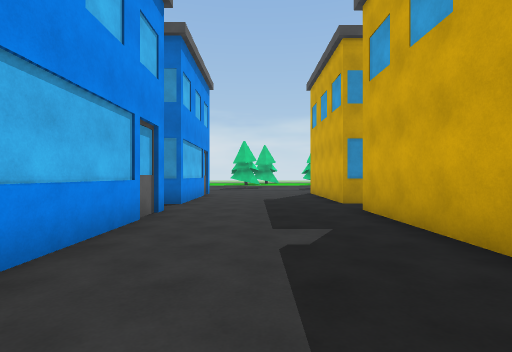
View 1 (above)

24 first-person views from a walk through a 3-D level made in the Unity game engine. The camera is 1.4 m above the floor, looks level and sees 85° across. The floor is counted in squares, 1.94 m on a side. Each view is taken from the middle of a square. On the plan, view 1 faces up. The plan holds only what a view shows up to about 10 squares ahead; the rest is blank. The place goes on beyond the plan. The player character is not drawn. Surface patterns are stand-ins for the level's own textures.

View 2
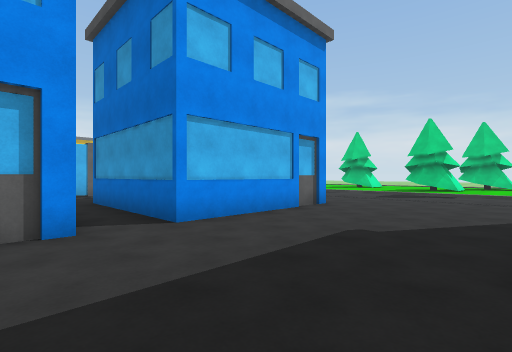

View 3
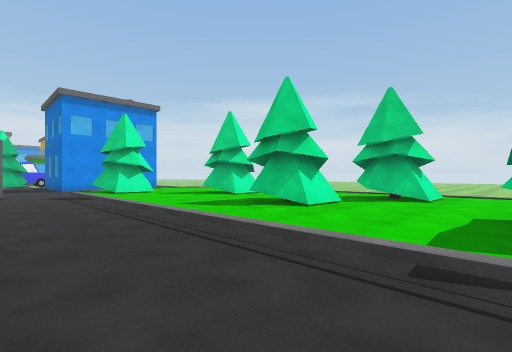

View 4
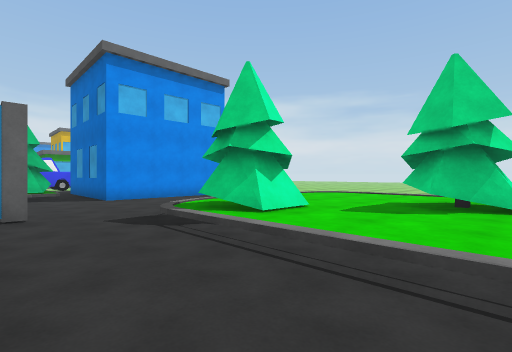

View 5
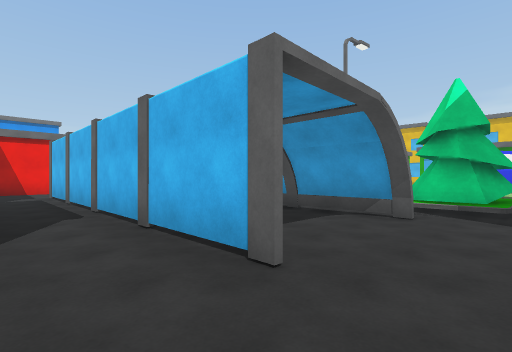

View 6
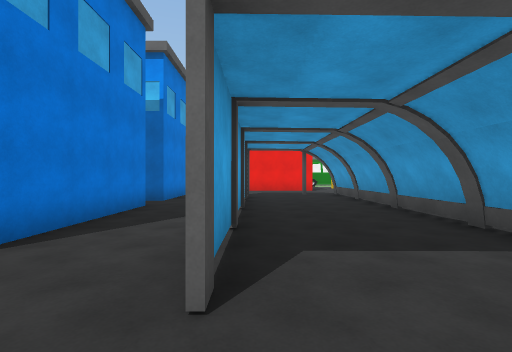

View 7
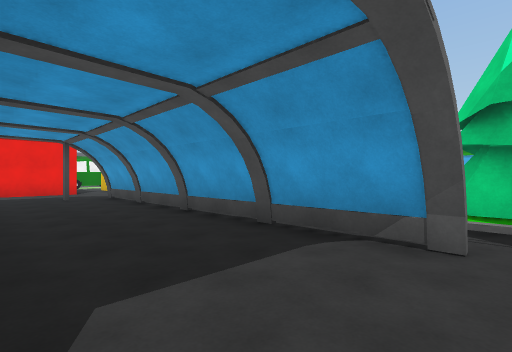

View 8
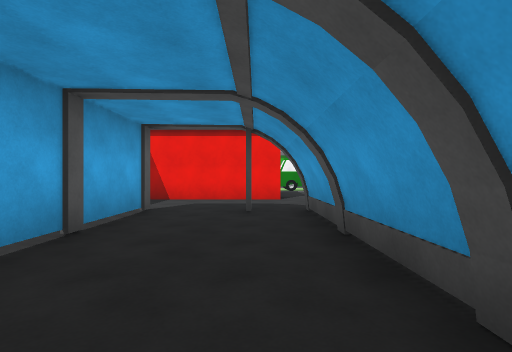

View 9
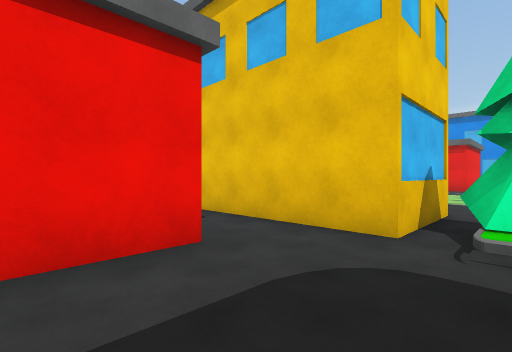

View 10
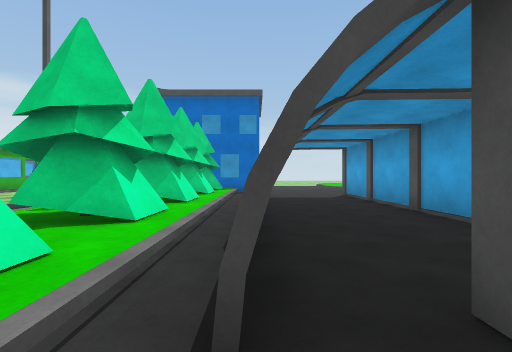

View 11
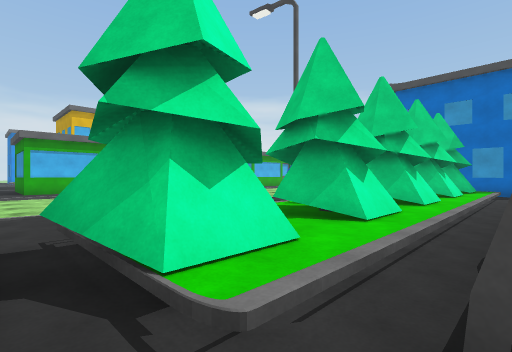

View 12
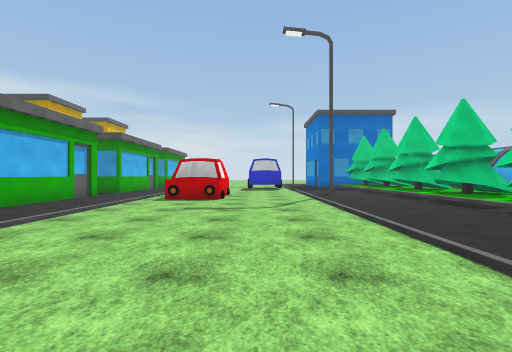

View 13
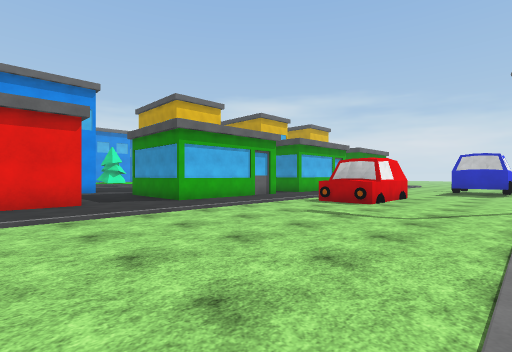

View 14
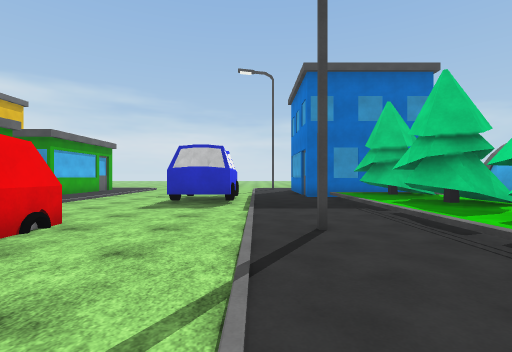

View 15
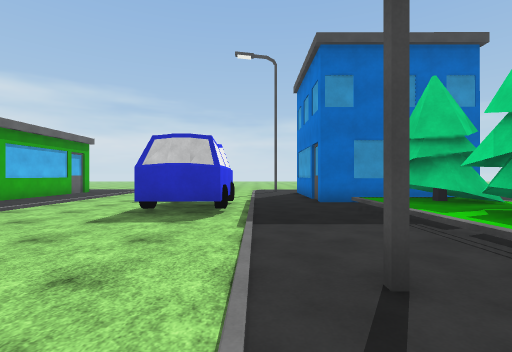

View 16
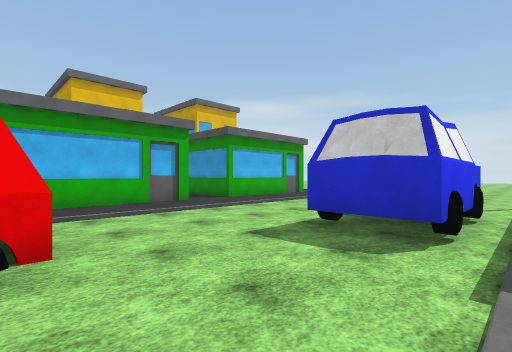

View 17
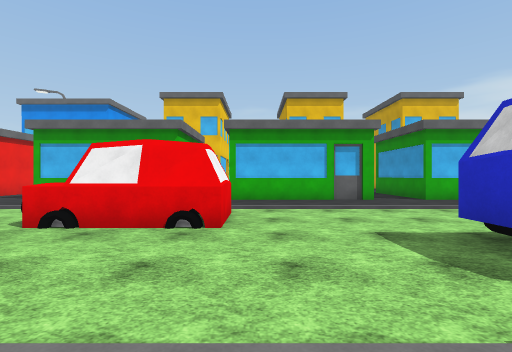

View 18
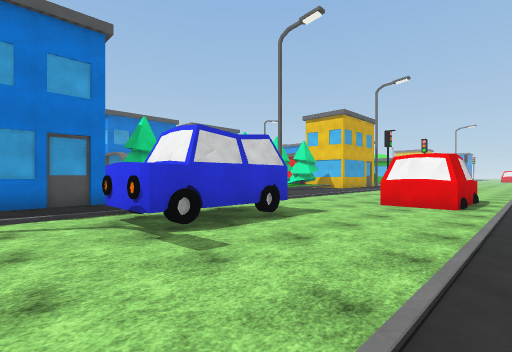

View 19
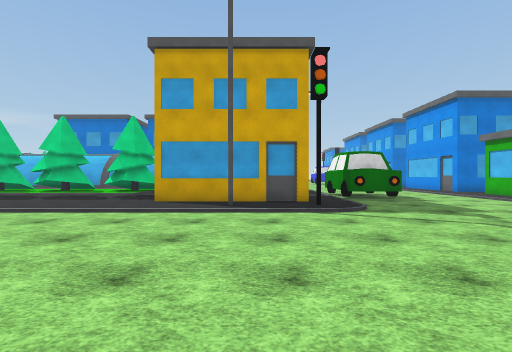

View 20
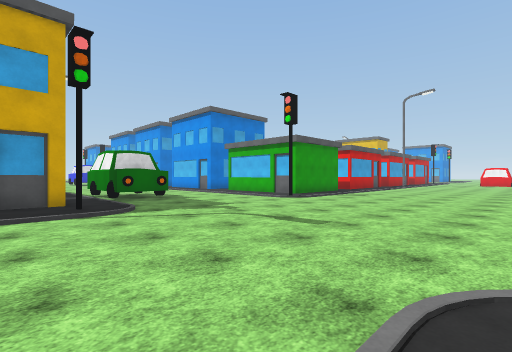

View 21
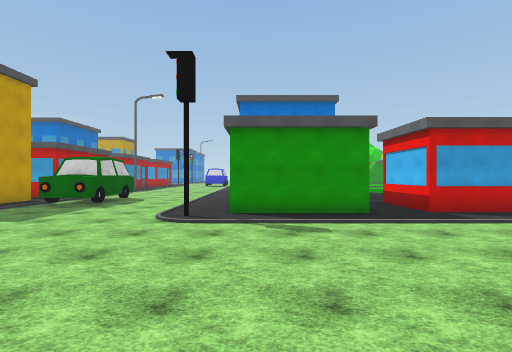

View 22
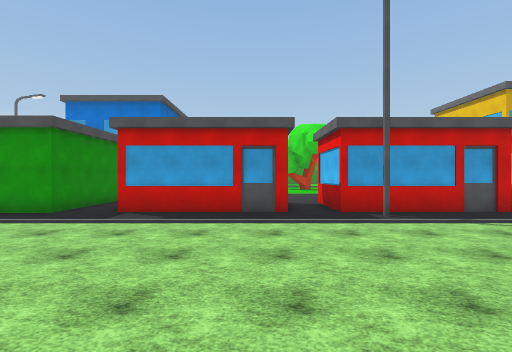

View 23
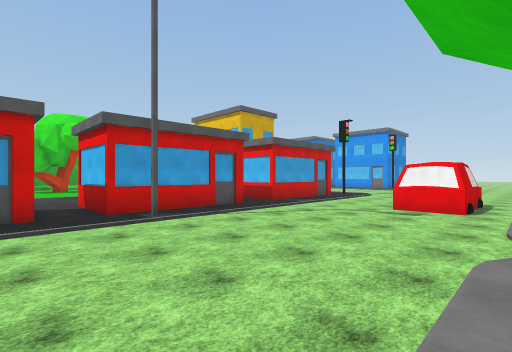

View 24
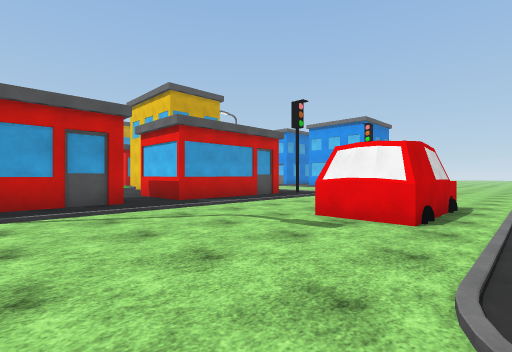

### Floor plan
Key: @ floor where view 1 was taken; # wall or solid block; . main floor; : floor 0.5 m higher than the main floor; / step, stairs or slope; B building; T tree; C car; O other object.
Columns run from 26 left of view 1 to 5 right of it. Each row starts with its distance up from view 1.
 17 #......./.B   #.   :::T::TT::OO
 16 #......./.#   #.. :TT::::TT::OO
 15 B.....CC/.#####.../TT:::::::::
 14 ......##/...T/.....///////////
 13 #.....CC/..TT/................
 12 #......./..:T/#..#............
 11 #......./..TT/#..#..#   #....
 10 #......./..TT/#..#..#   #....
  9 B..CCC../#.:T/#..#..#   B....  B
  8  ..C C../..TT/#..#..#   B....  B
  7 #..CCC../..:T/#..#..#####....
  6 #......./..TT/#..#..#   #....
  5 #......./..TT/#..#..#   #....
  4 #......./..TT/#..#. #   #....
  3 B......./..TT/#....     #....
  2 ......../.###......     B....
  1 #......./.B #......      ...
  0 #.......//B #.B####       @
 -1 #......./.###.B
 -2 B  ...../.###. BB
 -3   /...../#....
 -4   .........C##
 -5   .........C
 -6   ..........C
 -7   ...........
 -8   ...........
 -9   /...../#...
-10   :..........
-11   :......#   B
-12    ......#   B
-13    ......#   B
-14      ....####
-15       .......
-16      ....####
-17     .....#
-18     .....#
-19   : .....B
-20  T:.......  .::
-21  T:.......BB.::
-22   /......#
-23   .......#
-24   /......#
-25   .......#
-26   ..........
-27   .......#BB#
-28   .CCC...#
-29   .C  ...#
-30   .C   ..#

Where each view was taken, in squares from view 1:
view 1: 0 up, 0 right, facing up
view 2: 5 up, 2 right, facing up-left
view 3: 12 up, 3 right, facing up-left
view 4: 12 up, 3 left, facing up-left
view 5: 14 up, 7 left, facing down-left
view 6: 14 up, 9 left, facing down
view 7: 13 up, 9 left, facing down-left
view 8: 9 up, 11 left, facing down
view 9: 3 up, 10 left, facing down-left
view 10: 2 up, 12 left, facing up
view 11: 2 up, 12 left, facing up-left
view 12: 2 down, 20 left, facing up
view 13: 1 down, 18 left, facing up-left
view 14: 5 up, 18 left, facing up
view 15: 7 up, 18 left, facing up
view 16: 9 up, 18 left, facing up-left
view 17: 10 up, 17 left, facing left
view 18: 17 up, 24 left, facing down-right
view 19: 1 down, 24 left, facing right
view 20: 1 down, 24 left, facing down-right
view 21: 11 down, 24 left, facing right
view 22: 19 down, 24 left, facing right
view 23: 19 down, 24 left, facing down-right
view 24: 23 down, 24 left, facing down-right
